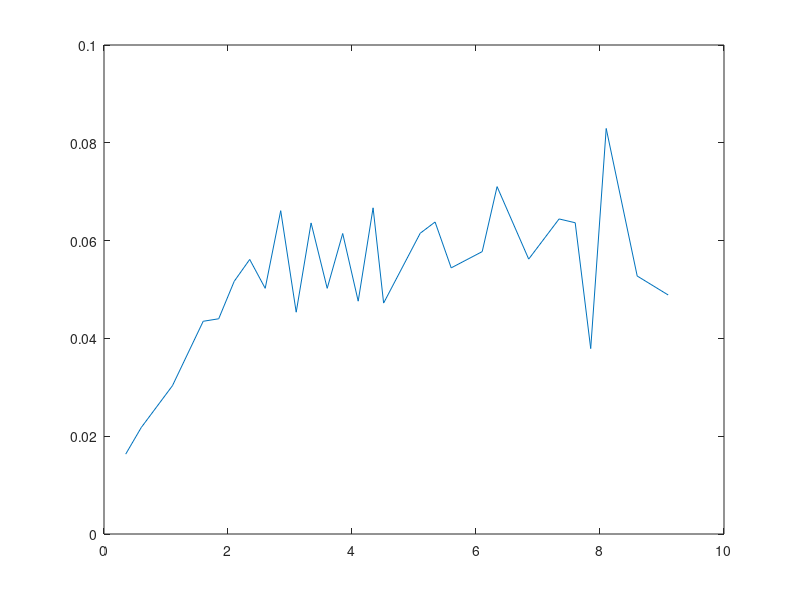

MATLAB code for this plot:
function InterestRate_Calibration()
    CalFile = load('CalibrationData.mat');
    CalData = CalFile.CalibrationData;
    
    init_gamma = 0.065;
    init_sigma = 0.015;
    init_meanRate = 0.06;
    init_params = [init_gamma,init_sigma,init_meanRate];
        
    tempfwrd = CalData(2:end,3) + ...
        (CalData(2:end,3)-CalData(1:end-1,3)).*(CalData(2:end,1)./(CalData(2:end,1)-CalData(1:end-1,1)));
    
    ForwardRates = [CalData(1,3); tempfwrd];
    Expiry = CalData(1:end,1);
    t = 0;
    
    plot(CalData(:,1),ForwardRates)
    
    funcIR = @(params)VasicekPricing(t,Expiry,params,ForwardRates);
    
    solved_params = lsqnonlin(funcIR,init_params);
    
     
    
    
    
    
end

function [price] = VasicekPricing(t,Expiry,params,rt)
    
    % Unpacks parameters
    gamma = params(1);
    sigma = params(2);
    meanRate = params(3);
    price = exp(Afunc(t,Expiry,gamma,sigma,meanRate)-(Bfunc(t,Expiry,gamma).*rt));
end


function [output] = Afunc(t,Expiry,gamma,sigma,meanRate)
    part1 = (Bfunc(t,Expiry,gamma)-(Expiry-t))*(meanRate-((sigma^2)/(2*(gamma^2))));
    part2 = ((sigma*Bfunc(t,Expiry,gamma)).^2)/(4*gamma);
    output = part1 - part2;
end

function [output] = Bfunc(t,Expiry,gamma)
    output = (1/gamma)*(1-exp(-gamma*(Expiry-t)));
end


